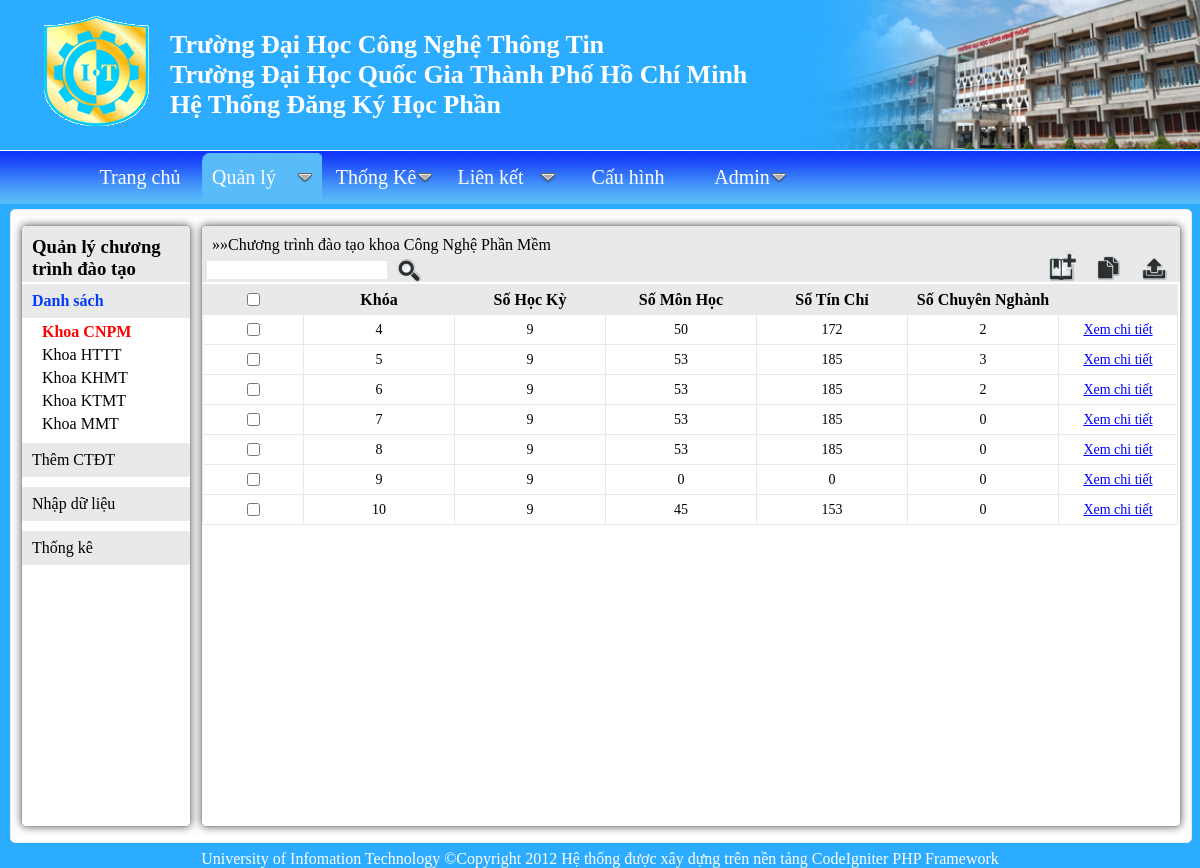
/quanly/chuong-trinh-dao-tao, run on the app's committed database.
### tables this page shows
CREATE TABLE IF NOT EXISTS `khoa` (
  `MaKhoa` varchar(5) NOT NULL,
  `TenKhoa` varchar(40) NOT NULL,
  PRIMARY KEY (`MaKhoa`)
);

CREATE TABLE IF NOT EXISTS `ctdt` (
  `MaKhoa` varchar(5) NOT NULL,
  `MaK` int(2) NOT NULL,
  `SoHK` int(2) NOT NULL,
  PRIMARY KEY (`MaKhoa`,`MaK`),
  KEY `MaK` (`MaK`)
);

### application/controllers/ctdt.php (called while the page is built, shortened)
<?php if ( ! defined('BASEPATH')) exit('No direct script access allowed');
class Ctdt extends CI_Controller {
    function __construct()
    {
        $this->load->helper("url");
        $this->load->library("form_validation");
        $this->load->model("admin/mctdt");
        $this->load->library('PHPExcel');
    }
	public function index($khoa="CNPM")
	{
            $khoa_result=$this->mctdt->get_khoa();
            $ctdt_result=$this->mctdt->get_danhsach_ctdt($khoa);
            $data['data_title']="Chương trình đào tạo khoa ".$this->mctdt->ten_khoa($khoa);
            $data["khoa"]=$khoa;
            $data["khoa_result"]=$khoa_result;
            $data["ctdt_result"]=$ctdt_result;
            $data["title"]="Trang quản lý chương trình đào tạo";
    		$this->load->view('admin/vctdt',$data);
   	}
}
?>

### index.php (called while the page is built, shortened)
<?php
require_once BASEPATH.'core/CodeIgniter.php';
?>

### application/helpers/MY_url_helper.php (called while the page is built)
<?php  if ( ! defined('BASEPATH')) exit('No direct script access allowed');
if ( ! function_exists('static_url'))
{
	function static_url()
	{
		$CI =& get_instance();
		return $CI->config->item("static_url");
	}
}
?>

### application/models/admin/mctdt.php (called while the page is built, shortened)
<?php
class Mctdt extends CI_Model
{
    function get_khoa()
    {
        $query=$this->db->get("khoa");
        return $query->result_object();
    }
    function ten_khoa($makhoa)
    {
        $this->db->select("TenKhoa");
        $this->db->where("MaKhoa",$makhoa);
        $query=$this->db->get("khoa");
        $row=$query->row();
        return $row->TenKhoa;
    }
    function get_danhsach_ctdt($khoa)
    {
        $str_query="SELECT ctdt.MaK,SoHK,TenK
                    FROM  ctdt,k
                    WHERE   ctdt.MaKhoa='$khoa'
                    AND     ctdt.MaK=k.MaK";
        $query=$this->db->query($str_query);
        $result=$query->result_object();
        return $result;
    }
    function get_sotc($khoa="",$k=4,$hk=0)
    {
        $table="ctdt_".$khoa;
        $str_query="SELECT SUM(SoTC) as sotc
                    FROM $table, monhoc
                    WHERE $table.ID=monhoc.ID
                    AND k=$k
                    ";
        $query=$this->db->query($str_query);
        $result=$query->row();
        if($result->sotc!="") $num=$result->sotc;
        else $num=0;
        return $num;
    }
    function get_somon($khoa="",$k=4,$hk=0)
    {
        $table="ctdt_".$khoa;
        $str_query="SELECT COUNT(ID) as somon
                    FROM $table
                    WHERE k=$k
                    ";
        $query=$this->db->query($str_query);
        $result=$query->row();
        $num=$result->somon;
        return $num;
    }
    function get_socn($khoa="",$k=4)
    {
        $table="chuyennganh";
        $str_query="SELECT COUNT(MaCN) as socn
                    FROM $table
                    WHERE  MaKhoa='$khoa'
                    AND MaK='$k'";
        $query=$this->db->query($str_query);
        $result=$query->row();
        $num=$result->socn;
        return $num;
    }
}
?>

### application/views/admin/vctdt.php (the view, shortened to what this page needs)
<!DOCTYPE html PUBLIC "-//W3C//DTD XHTML 1.0 Transitional//EN" "http://www.w3.org/TR/xhtml1/DTD/xhtml1-transitional.dtd">
<html xmlns="http://www.w3.org/1999/xhtml" xml:lang="en" lang="en">
<head>
    <link rel="stylesheet" type="text/css" href="<?php echo static_url(); ?>/css/admin/common.css" />
    <link rel="stylesheet" type="text/css" href="<?php echo static_url(); ?>/css/admin/ctdt.css" />
    <link rel="stylesheet" type="text/css" href="<?php echo static_url(); ?>/css/menu/menu_css.css" />
    <link rel="stylesheet" type="text/css" href="<?php echo static_url(); ?>/css/popup/popup_css.css" />
</head>
<body>
<div id="wrapper">
    <div id="header">
    <img src="<?php echo static_url(); ?>/images/logo.gif" alt="logo.gif" id="logo" />
    <img src="<?php echo static_url(); ?>/images/header_pic.png" alt="header_" id="header_pic" />
     <p>Trường Đại Học Công Nghệ Thông Tin<br />
       Trường Đại Học Quốc Gia Thành Phố Hồ Chí Minh<br />
       Hệ Thống Đăng Ký Học Phần
    </p>
    </div>
    <div id="page">
    <?php include_once("vmain_menu.php"); ?>
    <div id="data">
        <div id="left">
        <h3>Quản lý chương trình đào tạo</h3>
        <ul>
            <li><a class="active" href="/quanly/chuong-trinh-dao-tao" title="Danh sách chương trình đào tạo theo khoa">Danh sách</a>
            <?php
            echo "<ul>";
            foreach($khoa_result as $row)
            {
                $makhoa=$row->MaKhoa;
                $tenkhoa=$row->TenKhoa;
                if(strcasecmp($makhoa,$khoa)==0)
                echo "<li class='active' id='$makhoa' title='$tenkhoa'><a href='/quanly/chuong-trinh-dao-tao/$makhoa'> Khoa $makhoa</a></li>";
                else echo "<li id='$makhoa' title='$tenkhoa'><a href='/quanly/chuong-trinh-dao-tao/$makhoa'> Khoa $makhoa</a></li>";
            }
                echo "</ul>";
            ?>
            </li>
            <li><a href="/quanly/chuong-trinh-dao-tao/them" title="Thêm Chương Trình Đào Tạo Mới">Thêm CTĐT</a></li>
            <li><a href="/quanly/chuong-trinh-dao-tao/nhap-du-lieu">Nhập dữ liệu</a></li>
            <li><a href="/quanly/chuong-trinh-dao-tao/thongke">Thống kê</a></li>
        </ul>
        </div>
        <div id="right">
            <div id="tool">
                <p id="data_title">&#187;&#187;<?php echo $data_title; ?></p>
                <div id="action">
                    <a href="/quanly/chuong-trinh-dao-tao/them/<?php echo $khoa ?>"><img title="Thêm chương trình đào tạo mới" src="<?php echo static_url(); ?>/images/mh_add.png" alt="export" /></a>
                    <a href="/quanly/chuong-trinh-dao-tao/nhap-du-lieu/<?php echo $khoa ?>"><img title="Nhập dữ liệu từ tập tin" src="<?php echo static_url(); ?>/images/import.png" alt="export" /></a>
                    <img id="export" title="Xuất dữ liệu" src="<?php echo static_url(); ?>/images/export.png" alt="export" />
                </div>
                <div id="search" title="Tìm kiếm">
                    <form action="post" action="">
                    <input  type="text" title="Nhập MSSV hoặc họ tên" />
                    <input id="submit" type="image" title="tìm kiếm" src="<?php echo static_url(); ?>/images/search_icon.png"/>
                    </form>
                </div>
            </div>
            <div id="content">
                <div id="change_data">
                        <table id="table_data">
                        <tr id="first">
                            <th id="checkbox"><input id="all" type="checkbox" title="Chọn tất cả/ hủy tất cả"/></th>
                            <th id="k">Khóa</th>
                            <th id="sohk">Số Học Kỳ</th>
                            <th id="somon">Số Môn Học</th>
                            <th id="sotc">Số Tín Chỉ</th>
                            <th id="socn">Số Chuyên Nghành</th>
                            <th id="chitiet"></th>
                        </tr>
                        <?php
                         foreach($ctdt_result as $row)
                         {
                            $k=$row->MaK;
                            $tenk=$row->TenK;
                            $sohk=$row->SoHK;
                            $somon=$this->mctdt->get_somon($khoa,$k);
                            $sotc=$this->mctdt->get_sotc($khoa,$k);
                            $socn=$this->mctdt->get_socn($khoa,$k);
                            echo "<td class='checkbox'><input id='$k' class='checkbox_row' type='checkbox' /></td>";
                            echo "<td class='k' title='$tenk'>$k</td>";
                            echo "<td class='sohk'>$sohk</td>";
                            echo "<td class='somon'  >$somon</td>";
                            echo "<td class='sotc'>$sotc</td>";
                            echo "<td class='socn'>$socn</td>";
                            echo "<td class='chitiet'><a href='/quanly/chuong-trinh-dao-tao/$khoa/$k'>Xem chi tiết</a></td>";
                         }
                         ?>
                        </table>
                </div>
            </div>
        </div>
    </div>
    </div>
    <?php include_once("vfooter.php"); ?>
</div>
</body>
</html>

### application/static/css/admin/common.css (style rules this page uses)
* { margin:0px;padding:0px; }
ul { list-style: none; }
img { border:none; }
#wrapper { width:1200px;margin:0px auto;background-color:#2cacfe; -box-shadow: 0 0 8px #646564; -webkit-box-shadow: 0 0 8px #646564; -moz-box-shadow: 0 0 8px #646564; -o-box-shadow: 0 0 8px #646564; }
#wrapper #header { height:150px;position:relative;overflow:auto;border-bottom:1px solid #fff; }
#wrapper #header p { position:absolute;font-size:26px;font-weight:bold;top:30px;left:170px;color:#fff; }
#wrapper #header img { position:absolute; }
#wrapper #header img#logo { top:16px;left:0px; }
#wrapper #header img#header_pic { top:0px;right:0px;height:149px; }
#wrapper #data { border:1px solid #e8e9e8; background:#fff; -webkit-border-radius: 5px; -moz-border-radius: 5px; -o-border-radius: 5px; border-radius: 5px; width:1160px;min-height:600px; margin:5px 10px; overflow:hidden;padding:15px 10px; }

### application/static/css/admin/ctdt.css (style rules this page uses)
#wrapper #data h3 { background-color: #e8e9e8;padding:10px 10px; -webkit-border-top-right-radius: 5px; -moz-border-top-right-radius: 5px; -o-border-top-right-radius: 5px; border-top-right-radius: 5px; -webkit-border-top-left-radius: 5px; -moz-border-top-left-radius: 5px; -o-border-top-left-radius: 5px; border-top-left-radius: 5px; height:36px; }
#wrapper #data #left { float:left;width:168px; min-height:600px; border:1px solid #a1a2a1; -webkit-border-radius: 5px; -moz-border-radius: 5px; -o-border-radius: 5px; border-radius: 5px; -webkit-box-shadow: 0 0 8px #646564; -moz-box-shadow: 0 0 8px #646564; }
#wrapper #data #left ul li { margin:2px 0px 10px 0px; }
#wrapper #data #left ul li a { background: #e8e9e8;padding:8px 10px;display:block; }
#wrapper #data #left ul li a.active { font-weight:bold;color: #023bfe; }
#wrapper #data #left ul li ul li { margin:5px 0px 0px 20px; }
#wrapper #data #left ul li ul li a { background:none;padding:0px;border:none; }
#wrapper #data #left ul li ul li.active a { color:red;font-weight:bold; }
#wrapper #data #right { float:right;width:978px; min-height:600px; -webkit-border-radius: 5px; -moz-border-radius: 5px; -o-border-radius: 5px; border-radius: 5px; position:relative; border:1px solid #a1a2a1; -webkit-box-shadow: 0 0 8px #646564; -moz-box-shadow: 0 0 8px #646564; }
#wrapper #data #right #tool { position:relative;background-color: #e8e9e8;padding:10px 10px; height: 36px; -webkit-border-top-right-radius: 5px; -moz-border-top-right-radius: 5px; -o-border-top-right-radius: 5px; border-top-right-radius: 5px; -webkit-border-top-left-radius: 5px; -moz-border-top-left-radius: 5px; -o-border-top-left-radius: 5px; border-top-left-radius: 5px; }
#wrapper #data #right #tool p { float:left; }
#wrapper #data #right #tool #action { position: absolute;top:25px;right:10px;z-index:100; }
#wrapper #data #right #tool #search { position: absolute;top:33px;left:0px;width:220px;height:22px; background: url("../../images/search_bg.jpg");z-index:100; }
#wrapper #data #right #tool #search input { width:180px;height:18px;border:none;margin:2px 5px; }
#wrapper #data #right #tool #search #submit { width:32px;height:32px;position:absolute;top:-8px;left:186px; }
#wrapper #data #right #tool img { margin:0px 0px 0px 10px; }
#wrapper #data #right #content { position:relative;overflow:auto;margin:2px 0px; }
#wrapper #data #right #content table { border-collapse: collapse; }
#wrapper #data #right #content table tr { height:30px; }
#wrapper #data #right #content table td { border:1px solid #e8e9e8;text-align:center;font-size:14px; }
#wrapper #data #right #content table th { border:1px solid #e8e9e8;background: #e8e9e8; }
#wrapper #data #right #content table th#checkbox { width:100px; }
#wrapper #data #right #content table th#k { width:150px; }
#wrapper #data #right #content table th#sohk { width:150px; }
#wrapper #data #right #content table th#somon { width:150px; }
#wrapper #data #right #content table th#sotc { width:150px; }
#wrapper #data #right #content table th#socn { width:150px; }
#wrapper #data #right #content table td a { color:blue;text-decoration: underline; }
#wrapper #data #right #change_data { min-height:500px; }
#wrapper #data #right #change_data #table_data { width:976px; }

### application/static/css/popup/popup_css.css (style rules this page uses)
* { padding:0px;margin:0px; }

### data on the page
khoa: MaKhoa "CNPM"
khoa: MaKhoa "HTTT"
khoa: MaKhoa "KHMT"
khoa: MaKhoa "KTMT"
khoa: MaKhoa "MMT"
ctdt: MaK "4", SoHK "9", somon "50", sotc "172", socn "2"
ctdt: MaK "5", SoHK "9", somon "53", sotc "185", socn "3"
ctdt: MaK "6", SoHK "9", somon "53", sotc "185", socn "2"
ctdt: MaK "7", SoHK "9", somon "53", sotc "185", socn "0"
ctdt: MaK "8", SoHK "9", somon "53", sotc "185", socn "0"
ctdt: SoHK "9", somon "0", sotc "0", socn "0"
ctdt: MaK "10", SoHK "9", somon "45", sotc "153", socn "0"

### other printed values
$data_title "Chương trình đào tạo khoa Công Nghệ Phần Mềm"
